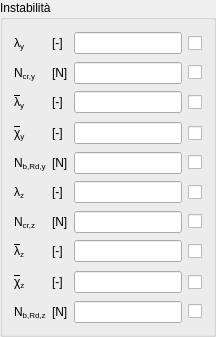
                <widget class="QGroupBox" name="bucklNGBox">
                 <property name="title">
                  <string>Instabilità</string>
                 </property>
                 <layout class="QGridLayout" name="gridLayout_7">
                  <item row="4" column="0">
                   <widget class="QLabelRichName" name="beamNULSBucklYLabel">
                    <property name="text">
                     <string>&lt;!DOCTYPE HTML PUBLIC &quot;-//W3C//DTD HTML 4.0//EN&quot; &quot;http://www.w3.org/TR/REC-html40/strict.dtd&quot;&gt;
&lt;html&gt;&lt;head&gt;&lt;meta name=&quot;qrichtext&quot; content=&quot;1&quot; /&gt;&lt;/head&gt;
&lt;body&gt;
N&lt;span style=&quot; vertical-align:sub;&quot;&gt;b,Rd,y&lt;/span&gt;
&lt;/body&gt;&lt;/html&gt;</string>
                    </property>
                   </widget>
                  </item>
                  <item row="4" column="1">
                   <widget class="QLabelUnitMeasure" name="beamNULSBucklYUMLabel">
                    <property name="text">
                     <string>&lt;!DOCTYPE HTML PUBLIC &quot;-//W3C//DTD HTML 4.0//EN&quot; &quot;http://www.w3.org/TR/REC-html40/strict.dtd&quot;&gt;
&lt;html&gt;&lt;head&gt;&lt;meta name=&quot;qrichtext&quot; content=&quot;1&quot; /&gt;&lt;/head&gt;
&lt;body&gt;
[N]
&lt;/body&gt;&lt;/html&gt;</string>
                    </property>
                   </widget>
                  </item>
                  <item row="4" column="2">
                   <widget class="QLineEditValue" name="beamNULSBucklYLEdit"/>
                  </item>
                  <item row="9" column="0">
                   <widget class="QLabelRichName" name="beamNULSBucklZLabel">
                    <property name="text">
                     <string>&lt;!DOCTYPE HTML PUBLIC &quot;-//W3C//DTD HTML 4.0//EN&quot; &quot;http://www.w3.org/TR/REC-html40/strict.dtd&quot;&gt;
&lt;html&gt;&lt;head&gt;&lt;meta name=&quot;qrichtext&quot; content=&quot;1&quot; /&gt;&lt;/head&gt;
&lt;body&gt;
N&lt;span style=&quot; vertical-align:sub;&quot;&gt;b,Rd,z&lt;/span&gt;
&lt;/body&gt;&lt;/html&gt;</string>
                    </property>
                   </widget>
                  </item>
                  <item row="9" column="1">
                   <widget class="QLabelUnitMeasure" name="beamNULSBucklZUMLabel">
                    <property name="text">
                     <string>&lt;!DOCTYPE HTML PUBLIC &quot;-//W3C//DTD HTML 4.0//EN&quot; &quot;http://www.w3.org/TR/REC-html40/strict.dtd&quot;&gt;
&lt;html&gt;&lt;head&gt;&lt;meta name=&quot;qrichtext&quot; content=&quot;1&quot; /&gt;&lt;/head&gt;
&lt;body&gt;
[N]
&lt;/body&gt;&lt;/html&gt;</string>
                    </property>
                   </widget>
                  </item>
                  <item row="9" column="2">
                   <widget class="QLineEditValue" name="beamNULSBucklZLEdit"/>
                  </item>
                  <item row="2" column="0">
                   <widget class="QLabelRichName" name="beamlRelYLabel">
                    <property name="minimumSize">
                     <size>
                      <width>0</width>
                      <height>25</height>
                     </size>
                    </property>
                    <property name="text">
                     <string>&lt;!DOCTYPE HTML PUBLIC &quot;-//W3C//DTD HTML 4.0//EN&quot; &quot;http://www.w3.org/TR/REC-html40/strict.dtd&quot;&gt;
&lt;html&gt;&lt;head&gt;&lt;meta name=&quot;qrichtext&quot; content=&quot;1&quot; /&gt;&lt;/head&gt;
&lt;body&gt;
&lt;span style=&quot; text-decoration: overline;&quot;&gt;λ&lt;/span&gt;&lt;span style=&quot; vertical-align:sub;&quot;&gt;y&lt;/span&gt;&lt;/body&gt;&lt;/html&gt;</string>
                    </property>
                   </widget>
                  </item>
                  <item row="2" column="1">
                   <widget class="QLabelUnitMeasure" name="beamlRelYUMLabel">
                    <property name="text">
                     <string>&lt;!DOCTYPE HTML PUBLIC &quot;-//W3C//DTD HTML 4.0//EN&quot; &quot;http://www.w3.org/TR/REC-html40/strict.dtd&quot;&gt;
&lt;html&gt;&lt;head&gt;&lt;meta name=&quot;qrichtext&quot; content=&quot;1&quot; /&gt;&lt;/head&gt;
&lt;body&gt;
[-]
&lt;/body&gt;&lt;/html&gt;</string>
                    </property>
                   </widget>
                  </item>
                  <item row="2" column="2">
                   <widget class="QLineEditValue" name="beamlRelYLEdit"/>
                  </item>
                  <item row="2" column="3">
                   <widget class="QCheckBoxReadOnly" name="beamlRelYCheckBox">
                    <property name="text">
                     <string/>
                    </property>
                   </widget>
                  </item>
                  <item row="7" column="0">
                   <widget class="QLabelRichName" name="beamlRelZLabel">
                    <property name="minimumSize">
                     <size>
                      <width>0</width>
                      <height>25</height>
                     </size>
                    </property>
                    <property name="text">
                     <string>&lt;!DOCTYPE HTML PUBLIC &quot;-//W3C//DTD HTML 4.0//EN&quot; &quot;http://www.w3.org/TR/REC-html40/strict.dtd&quot;&gt;
&lt;html&gt;&lt;head&gt;&lt;meta name=&quot;qrichtext&quot; content=&quot;1&quot; /&gt;&lt;style type=&quot;text/css&quot;&gt;
p, li { white-space: pre-wrap; }
&lt;/style&gt;&lt;/head&gt;&lt;body&gt;
&lt;span style=&quot; text-decoration: overline;&quot;&gt;λ&lt;/span&gt;&lt;span style=&quot; vertical-align:sub;&quot;&gt;z&lt;/span&gt;&lt;/body&gt;&lt;/html&gt;</string>
                    </property>
                   </widget>
                  </item>
                  <item row="7" column="1">
                   <widget class="QLabelUnitMeasure" name="beamlRelZUMLabel">
                    <property name="text">
                     <string>&lt;!DOCTYPE HTML PUBLIC &quot;-//W3C//DTD HTML 4.0//EN&quot; &quot;http://www.w3.org/TR/REC-html40/strict.dtd&quot;&gt;
&lt;html&gt;&lt;head&gt;&lt;meta name=&quot;qrichtext&quot; content=&quot;1&quot; /&gt;&lt;/head&gt;
&lt;body&gt;
[-]
&lt;/body&gt;&lt;/html&gt;</string>
                    </property>
                   </widget>
                  </item>
                  <item row="7" column="2">
                   <widget class="QLineEditValue" name="beamlRelZLEdit"/>
                  </item>
                  <item row="7" column="3">
                   <widget class="QCheckBoxReadOnly" name="beamlRelZCheckBox">
                    <property name="text">
                     <string/>
                    </property>
                   </widget>
                  </item>
                  <item row="8" column="0">
                   <widget class="QLabelRichName" name="beamChiZLabel">
                    <property name="minimumSize">
                     <size>
                      <width>0</width>
                      <height>25</height>
                     </size>
                    </property>
                    <property name="text">
                     <string>&lt;!DOCTYPE HTML PUBLIC &quot;-//W3C//DTD HTML 4.0//EN&quot; &quot;http://www.w3.org/TR/REC-html40/strict.dtd&quot;&gt;
&lt;html&gt;&lt;head&gt;&lt;meta name=&quot;qrichtext&quot; content=&quot;1&quot; /&gt;&lt;style type=&quot;text/css&quot;&gt;
p, li { white-space: pre-wrap; }
&lt;/style&gt;&lt;/head&gt;&lt;body&gt;
&lt;span style=&quot; text-decoration: overline;&quot;&gt;χ&lt;/span&gt;&lt;span style=&quot; vertical-align:sub;&quot;&gt;z&lt;/span&gt;&lt;/body&gt;&lt;/html&gt;</string>
                    </property>
                   </widget>
                  </item>
                  <item row="8" column="1">
                   <widget class="QLabelUnitMeasure" name="beamChiZUMLabel">
                    <property name="text">
                     <string>&lt;!DOCTYPE HTML PUBLIC &quot;-//W3C//DTD HTML 4.0//EN&quot; &quot;http://www.w3.org/TR/REC-html40/strict.dtd&quot;&gt;
&lt;html&gt;&lt;head&gt;&lt;meta name=&quot;qrichtext&quot; content=&quot;1&quot; /&gt;&lt;/head&gt;
&lt;body&gt;
[-]
&lt;/body&gt;&lt;/html&gt;</string>
                    </property>
                   </widget>
                  </item>
                  <item row="8" column="2">
                   <widget class="QLineEditValue" name="beamChiZLEdit"/>
                  </item>
                  <item row="8" column="3">
                   <widget class="QCheckBoxReadOnly" name="beamChiZCheckBox">
                    <property name="text">
                     <string/>
                    </property>
                   </widget>
                  </item>
                  <item row="3" column="0">
                   <widget class="QLabelRichName" name="beamChiYLabel">
                    <property name="minimumSize">
                     <size>
                      <width>0</width>
                      <height>25</height>
                     </size>
                    </property>
                    <property name="text">
                     <string>&lt;!DOCTYPE HTML PUBLIC &quot;-//W3C//DTD HTML 4.0//EN&quot; &quot;http://www.w3.org/TR/REC-html40/strict.dtd&quot;&gt;
&lt;html&gt;&lt;head&gt;&lt;meta name=&quot;qrichtext&quot; content=&quot;1&quot; /&gt;&lt;style type=&quot;text/css&quot;&gt;
p, li { white-space: pre-wrap; }
&lt;/style&gt;&lt;/head&gt;&lt;body&gt;
&lt;span style=&quot; text-decoration: overline;&quot;&gt;χ&lt;/span&gt;&lt;span style=&quot; vertical-align:sub;&quot;&gt;y&lt;/span&gt;&lt;/body&gt;&lt;/html&gt;</string>
                    </property>
                   </widget>
                  </item>
                  <item row="3" column="1">
                   <widget class="QLabelUnitMeasure" name="beamChiYUMLabel">
                    <property name="text">
                     <string>&lt;!DOCTYPE HTML PUBLIC &quot;-//W3C//DTD HTML 4.0//EN&quot; &quot;http://www.w3.org/TR/REC-html40/strict.dtd&quot;&gt;
&lt;html&gt;&lt;head&gt;&lt;meta name=&quot;qrichtext&quot; content=&quot;1&quot; /&gt;&lt;/head&gt;
&lt;body&gt;
[-]
&lt;/body&gt;&lt;/html&gt;</string>
                    </property>
                   </widget>
                  </item>
                  <item row="3" column="2">
                   <widget class="QLineEditValue" name="beamChiYLEdit"/>
                  </item>
                  <item row="3" column="3">
                   <widget class="QCheckBoxReadOnly" name="beamChiYCheckBox">
                    <property name="text">
                     <string/>
                    </property>
                   </widget>
                  </item>
                  <item row="0" column="0">
                   <widget class="QLabelRichName" name="beamlYLabel">
                    <property name="minimumSize">
                     <size>
                      <width>0</width>
                      <height>25</height>
                     </size>
                    </property>
                    <property name="text">
                     <string>&lt;!DOCTYPE HTML PUBLIC &quot;-//W3C//DTD HTML 4.0//EN&quot; &quot;http://www.w3.org/TR/REC-html40/strict.dtd&quot;&gt;
&lt;html&gt;&lt;head&gt;&lt;meta name=&quot;qrichtext&quot; content=&quot;1&quot; /&gt;&lt;style type=&quot;text/css&quot;&gt;
p, li { white-space: pre-wrap; }
&lt;/style&gt;&lt;/head&gt;&lt;body&gt;
λ&lt;span style=&quot; vertical-align:sub;&quot;&gt;y&lt;/span&gt;&lt;/body&gt;&lt;/html&gt;</string>
                    </property>
                   </widget>
                  </item>
                  <item row="0" column="1">
                   <widget class="QLabelUnitMeasure" name="beamlYUMLabel">
                    <property name="text">
                     <string>&lt;!DOCTYPE HTML PUBLIC &quot;-//W3C//DTD HTML 4.0//EN&quot; &quot;http://www.w3.org/TR/REC-html40/strict.dtd&quot;&gt;
&lt;html&gt;&lt;head&gt;&lt;meta name=&quot;qrichtext&quot; content=&quot;1&quot; /&gt;&lt;/head&gt;
&lt;body&gt;
[-]
&lt;/body&gt;&lt;/html&gt;</string>
                    </property>
                   </widget>
                  </item>
                  <item row="0" column="2">
                   <widget class="QLineEditValue" name="beamlYLEdit"/>
                  </item>
                  <item row="5" column="0">
                   <widget class="QLabelRichName" name="beamlZLabel">
                    <property name="minimumSize">
                     <size>
                      <width>0</width>
                      <height>25</height>
                     </size>
                    </property>
                    <property name="text">
                     <string>&lt;!DOCTYPE HTML PUBLIC &quot;-//W3C//DTD HTML 4.0//EN&quot; &quot;http://www.w3.org/TR/REC-html40/strict.dtd&quot;&gt;
&lt;html&gt;&lt;head&gt;&lt;meta name=&quot;qrichtext&quot; content=&quot;1&quot; /&gt;&lt;style type=&quot;text/css&quot;&gt;
p, li { white-space: pre-wrap; }
&lt;/style&gt;&lt;/head&gt;&lt;body&gt;
λ&lt;span style=&quot; vertical-align:sub;&quot;&gt;z&lt;/span&gt;&lt;/body&gt;&lt;/html&gt;</string>
                    </property>
                   </widget>
                  </item>
                  <item row="5" column="1">
                   <widget class="QLabelUnitMeasure" name="beamlZUMLabel">
                    <property name="text">
                     <string>&lt;!DOCTYPE HTML PUBLIC &quot;-//W3C//DTD HTML 4.0//EN&quot; &quot;http://www.w3.org/TR/REC-html40/strict.dtd&quot;&gt;
&lt;html&gt;&lt;head&gt;&lt;meta name=&quot;qrichtext&quot; content=&quot;1&quot; /&gt;&lt;/head&gt;
&lt;body&gt;
[-]
&lt;/body&gt;&lt;/html&gt;</string>
                    </property>
                   </widget>
                  </item>
                  <item row="5" column="2">
                   <widget class="QLineEditValue" name="beamlZLEdit"/>
                  </item>
                  <item row="5" column="3">
                   <widget class="QCheckBoxReadOnly" name="beamlZCheckBox">
                    <property name="text">
                     <string/>
                    </property>
                   </widget>
                  </item>
                  <item row="1" column="0">
                   <widget class="QLabelRichName" name="beamNCrYLabel">
                    <property name="text">
                     <string>&lt;!DOCTYPE HTML PUBLIC &quot;-//W3C//DTD HTML 4.0//EN&quot; &quot;http://www.w3.org/TR/REC-html40/strict.dtd&quot;&gt;
&lt;html&gt;&lt;head&gt;&lt;meta name=&quot;qrichtext&quot; content=&quot;1&quot; /&gt;&lt;/head&gt;
&lt;body&gt;
N&lt;span style=&quot; vertical-align:sub;&quot;&gt;cr,y&lt;/span&gt;
&lt;/body&gt;&lt;/html&gt;</string>
                    </property>
                   </widget>
                  </item>
                  <item row="1" column="1">
                   <widget class="QLabelUnitMeasure" name="beamNCrYUMLabel">
                    <property name="text">
                     <string>&lt;!DOCTYPE HTML PUBLIC &quot;-//W3C//DTD HTML 4.0//EN&quot; &quot;http://www.w3.org/TR/REC-html40/strict.dtd&quot;&gt;
&lt;html&gt;&lt;head&gt;&lt;meta name=&quot;qrichtext&quot; content=&quot;1&quot; /&gt;&lt;/head&gt;
&lt;body&gt;
[N]
&lt;/body&gt;&lt;/html&gt;</string>
                    </property>
                   </widget>
                  </item>
                  <item row="1" column="2">
                   <widget class="QLineEditValue" name="beamNCrYLEdit"/>
                  </item>
                  <item row="1" column="3">
                   <widget class="QCheckBoxReadOnly" name="beamNCrYCheckBox">
                    <property name="text">
                     <string/>
                    </property>
                   </widget>
                  </item>
                  <item row="6" column="0">
                   <widget class="QLabelRichName" name="beamNCrZLabel">
                    <property name="text">
                     <string>&lt;!DOCTYPE HTML PUBLIC &quot;-//W3C//DTD HTML 4.0//EN&quot; &quot;http://www.w3.org/TR/REC-html40/strict.dtd&quot;&gt;
&lt;html&gt;&lt;head&gt;&lt;meta name=&quot;qrichtext&quot; content=&quot;1&quot; /&gt;&lt;/head&gt;
&lt;body&gt;
N&lt;span style=&quot; vertical-align:sub;&quot;&gt;cr,z&lt;/span&gt;
&lt;/body&gt;&lt;/html&gt;</string>
                    </property>
                   </widget>
                  </item>
                  <item row="6" column="1">
                   <widget class="QLabelUnitMeasure" name="beamNCrZUMLabel">
                    <property name="text">
                     <string>&lt;!DOCTYPE HTML PUBLIC &quot;-//W3C//DTD HTML 4.0//EN&quot; &quot;http://www.w3.org/TR/REC-html40/strict.dtd&quot;&gt;
&lt;html&gt;&lt;head&gt;&lt;meta name=&quot;qrichtext&quot; content=&quot;1&quot; /&gt;&lt;/head&gt;
&lt;body&gt;
[N]
&lt;/body&gt;&lt;/html&gt;</string>
                    </property>
                   </widget>
                  </item>
                  <item row="6" column="2">
                   <widget class="QLineEditValue" name="beamNCrZLEdit"/>
                  </item>
                  <item row="6" column="3">
                   <widget class="QCheckBoxReadOnly" name="beamNCrZCheckBox">
                    <property name="text">
                     <string/>
                    </property>
                   </widget>
                  </item>
                  <item row="0" column="3">
                   <widget class="QCheckBoxReadOnly" name="beamlYCheckBox">
                    <property name="text">
                     <string/>
                    </property>
                   </widget>
                  </item>
                  <item row="4" column="3">
                   <widget class="QCheckBoxReadOnly" name="beamNULSBucklYCheckBox">
                    <property name="text">
                     <string/>
                    </property>
                   </widget>
                  </item>
                  <item row="9" column="3">
                   <widget class="QCheckBoxReadOnly" name="beamNULSBucklZCheckBox">
                    <property name="text">
                     <string/>
                    </property>
                   </widget>
                  </item>
                 </layout>
                </widget>
